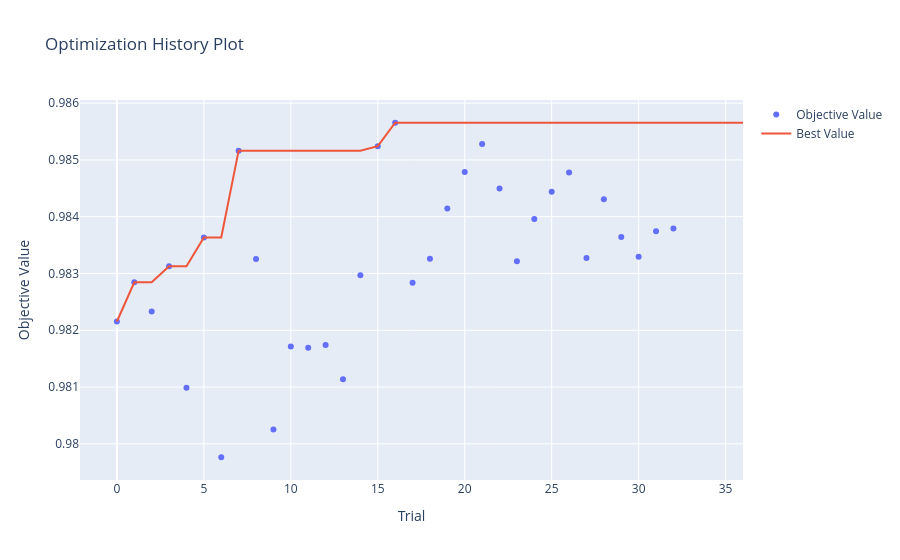
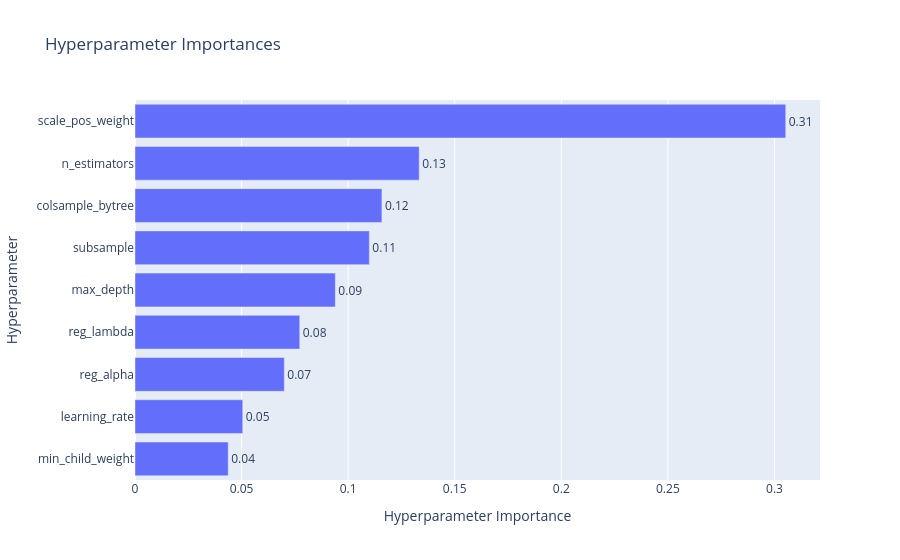

The notebook cell saved with these charts, in order:
### Markdown cell above
## 8. Visualize Optimization History

### Code cell
# Plot optimization history
fig = optuna.visualization.plot_optimization_history(study)
fig.show()

# Plot parameter importance
fig = optuna.visualization.plot_param_importances(study)
fig.show()

# Also save static versions
plt.figure(figsize=(12, 5))
plt.subplot(1, 2, 1)
plt.plot(range(1, len(study.trials) + 1), [t.value for t in study.trials], 'o-', markersize=3)
plt.xlabel('Trial')
plt.ylabel('ROC-AUC')
plt.title('Optimization History')
plt.grid(True, alpha=0.3)

plt.subplot(1, 2, 2)
importances = optuna.importance.get_param_importances(study)
plt.barh(list(importances.keys())[:10], list(importances.values())[:10])
plt.xlabel('Importance')
plt.title('Top 10 Parameter Importances')
plt.tight_layout()
plt.savefig('../docs/images/optuna_optimization.png', dpi=150)
plt.show()

print("Saved: docs/images/optuna_optimization.png")

### Figure 1 — Plotly figure (JSON) as saved in the notebook; plotly's stock layout.template omitted (floating-point values rounded to 4 significant figures)
{"data": [{"mode": "markers", "name": "Objective Value", "type": "scatter", "x": [0, 1, 2, 3, 4, 5, 6, 7, 8, 9, 10, 11, 12, 13, 14, 15, 16, 17, 18, 19, 20, 21, 22, 23, 24, 25, 26, 27, 28, 29, 30, 31, 32], "y": [0.9822, 0.9828, 0.9823, 0.9831, 0.981, 0.9836, 0.9798, 0.9852, 0.9833, 0.9803, 0.9817, 0.9817, 0.9817, 0.9811, 0.983, 0.9852, 0.9857, 0.9828, 0.9833, 0.9841, 0.9848, 0.9853, 0.9845, 0.9832, 0.984, 0.9844, 0.9848, 0.9833, 0.9843, 0.9836, 0.9833, 0.9837, 0.9838]}, {"mode": "lines", "name": "Best Value", "type": "scatter", "x": [0, 1, 2, 3, 4, 5, 6, 7, 8, 9, 10, 11, 12, 13, 14, 15, 16, 17, 18, 19, 20, 21, 22, 23, 24, 25, 26, 27, 28, 29, 30, 31, 32, 33, 34, 35, 36], "y": [0.9822, 0.9828, 0.9828, 0.9831, 0.9831, 0.9836, 0.9836, 0.9852, 0.9852, 0.9852, 0.9852, 0.9852, 0.9852, 0.9852, 0.9852, 0.9852, 0.9857, 0.9857, 0.9857, 0.9857, 0.9857, 0.9857, 0.9857, 0.9857, 0.9857, 0.9857, 0.9857, 0.9857, 0.9857, 0.9857, 0.9857, 0.9857, 0.9857, 0.9857, 0.9857, 0.9857, 0.9857]}, {"marker": {"color": "#cccccc"}, "mode": "markers", "name": "Infeasible Trial", "showlegend": false, "type": "scatter", "x": [], "y": []}], "layout": {"title": {"text": "Optimization History Plot"}, "xaxis": {"title": {"text": "Trial"}}, "yaxis": {"title": {"text": "Objective Value"}}}}

### Figure 2 — Plotly figure (JSON) as saved in the notebook; plotly's stock layout.template omitted (floating-point values rounded to 4 significant figures)
{"data": [{"cliponaxis": false, "hovertemplate": ["min_child_weight (IntDistribution): 0.043732413325992495<extra></extra>", "learning_rate (FloatDistribution): 0.050543525657059635<extra></extra>", "reg_alpha (FloatDistribution): 0.07004356798441479<extra></extra>", "reg_lambda (FloatDistribution): 0.07729638750939263<extra></extra>", "max_depth (IntDistribution): 0.09397985069299326<extra></extra>", "subsample (FloatDistribution): 0.10993894480455844<extra></extra>", "colsample_bytree (FloatDistribution): 0.11584563520169007<extra></extra>", "n_estimators (IntDistribution): 0.13332896880474526<extra></extra>", "scale_pos_weight (FloatDistribution): 0.3052907060191535<extra></extra>"], "name": "Objective Value", "orientation": "h", "text": ["0.04", "0.05", "0.07", "0.08", "0.09", "0.11", "0.12", "0.13", "0.31"], "textposition": "outside", "type": "bar", "x": [0.04373, 0.05054, 0.07004, 0.0773, 0.09398, 0.1099, 0.1158, 0.1333, 0.3053], "y": ["min_child_weight", "learning_rate", "reg_alpha", "reg_lambda", "max_depth", "subsample", "colsample_bytree", "n_estimators", "scale_pos_weight"]}], "layout": {"title": {"text": "Hyperparameter Importances"}, "xaxis": {"title": {"text": "Hyperparameter Importance"}}, "yaxis": {"title": {"text": "Hyperparameter"}}}}
